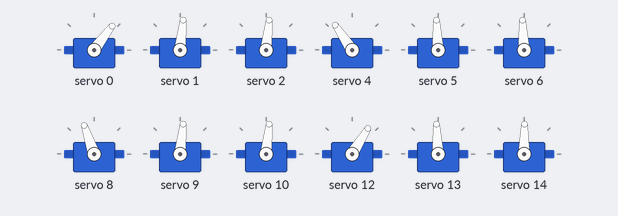
The sketch below on a simulated Arduino Uno, built with avr-gcc and run on an emulated ATmega328P. On the bench: 12 × servo.

Above: at 0.05 s.
At 10.0 s:
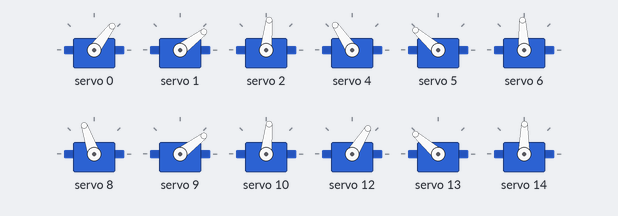
Timing chart, 0 to 13.0 s (numbered marks = the images above):
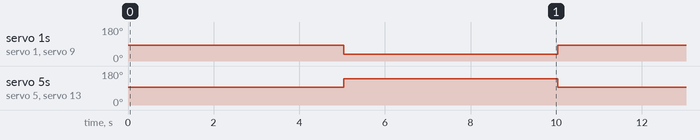

The sketch:

servo_setup.ino
```cpp
#include "PCA9685.h"

//servo servos[12];
servo* servos; //12-servo dynamic array
PCA9685 pwm(12);  //12 servos

void setup() {
  Serial.begin(9600);

  servos  = new servo [12];
  for (int i = 0; i < 12; i++) {
    uint8_t servo_attach = 4 * (i / 3) + (i % 3); //servo_number
    const String limb_loc[4] = {"front_right_", "front_left_", "back_right_", "back_left_"};
    const String limb_part[3] = {"hip", "thigh", "calf"};
    String servo_name = limb_loc[i / 3] + limb_part[i % 3]; //servo_name

    servos[i] = servo(servo_attach, servo_name, 0);
  }
  servos[0].setDisplacement(-35);
  servos[1].setDisplacement(-5);
  servos[2].setDisplacement(-5);
  servos[3].setDisplacement(35);
  servos[4].setDisplacement(5);
  servos[5].setDisplacement(5);
  servos[6].setDisplacement(20);
  servos[7].setDisplacement(-5);
  servos[8].setDisplacement(-5);
  servos[9].setDisplacement(-30);
  servos[10].setDisplacement(5);
  servos[11].setDisplacement(0);

  pwm.begin(servos);
}

void loop() {
  pwm.locateServos();
  pwm.update();
  delay(5000);
  pwm.initServos();
  pwm.update();
  delay(5000);
}
```

PCA9685.cpp
```cpp
#include "PCA9685.h"

servo::servo(uint8_t Servo_num, String Servo_name, float Servo_displacement, float Servo_angle) {
  Number = Servo_num;
  Angle = Servo_angle;
  Displacement = Servo_displacement;
  Name = Servo_name;
}

servo::servo(const servo& old_servo) {
  Number = old_servo.Number;
  Angle = old_servo.Angle;
  Name = old_servo.Name;
}

servo& servo::operator=(const servo& old_servo) {
  if (this == &old_servo)
    return *this;
  else {
    Number = old_servo.Number;
    Angle = old_servo.Angle;
    Name = old_servo.Name;
    return *this;
  }
}

servo& servo::setName(String Servo_name) {
  Name = Servo_name;
  return *this;
}

servo& servo::setServoNum(uint8_t Servo_num) {
  Number = Servo_num;
  return *this;
}

servo& servo::setDisplacement(float Servo_displacement) {
  Displacement = Servo_displacement;
  return *this;
}

servo& servo::setAngle(float Servo_angle) {
  if (Servo_angle == Angle)
    return *this;
  else {
    Angle = Servo_angle;
    AngleChange = true;
    return *this;
  }
}

servo& servo::resumeAngleChange() {
  AngleChange = false;
  return *this;
}

String servo::getName() const {
  return Name;
}

float servo::getAngle() const {
  return Angle;
}

float servo::getDisplacement() const {
  return Displacement;
}

uint8_t servo::getServoNum() const {
  return Number;
}

bool servo::isAngleChange() const {
  return AngleChange;
}

#define MIN_PULSE_WIDTH 510  //us
#define MAX_PULSE_WIDTH 2410 //us
#define SERVO_FREQ 50  // frequency of square waves

PCA9685::PCA9685(uint8_t n): servo_quantity(n) {
  Servos = new servo[servo_quantity];
}

PCA9685::~PCA9685() {
  delete [] Servos;
}

/*void PCA9685::begin(servo servo_set[servo_quantity]) {
  for (int i = 0; i < servo_quantity; i++)
    Servos[i] = servo_set[i];
  pwm.begin();
  pwm.setPWMFreq(SERVO_FREQ);
  delay(10);
  }*/

void PCA9685::begin(servo* servo_set) {
  Servos = servo_set;
  pwm.begin();
  pwm.setPWMFreq(SERVO_FREQ);
  delay(10);
}

void PCA9685::locateServos() {
  for (int i = 0; i < servo_quantity; i++)
    Servos[i].setAngle(0);
}

void PCA9685::initServos() {
  for (int i = 0; i < servo_quantity; i++) {
    if (i % 3 != 1)
      Servos[i].setAngle(0);
  }
  Servos[1].setAngle(-45);
  Servos[4].setAngle(45);
  Servos[7].setAngle(-45);
  Servos[10].setAngle(45);
}

uint16_t angle_to_pulsewidth_(float angle) {
  //angle = -90~90
  int pulsewidth = map(angle, -90, 90, MIN_PULSE_WIDTH, MAX_PULSE_WIDTH);
  return uint16_t(float(pulsewidth) / 1000000 * SERVO_FREQ * 4096);
}

void PCA9685::update() {
  for (int i = 0; i < servo_quantity; i++) {
    if (Servos[i].isAngleChange()) {
      pwm.setPWM(Servos[i].getServoNum(), 0, angle_to_pulsewidth_(Servos[i].getAngle() + Servos[i].getDisplacement()));
      Servos[i].resumeAngleChange();
    }
  }
}
```

PCA9685.h
```cpp
#ifndef PCA9685_H
#define PCA9685_H

#include <Adafruit_PWMServoDriver.h>

class servo;
class PCA9685;

class servo {
  private:
    uint8_t Number;  //the attach number on PCA9685, 0~15
    //real_angle = Angle + Displacement
    float Angle; //-90~90
    float Displacement; //angle displacement
    String Name;
    bool AngleChange = true;
  public:
    servo(uint8_t Servo_num = 16, String Servo_name = "Not_Set", float Servo_displacement = 0, float Servo_angle = 0);
    servo(const servo&);  //copy constructor
    servo& operator=(const servo&); //assignment operator
    servo& setName(String Servo_name); //allow cascaded
    servo& setServoNum(uint8_t Servo_num); //allow cascaded
    servo& setDisplacement(float Servo_displacement);  //allow cascaded
    servo& setAngle(float Servo_angle);  //allow cascaded
    servo& resumeAngleChange();  //allow cascaded
    String getName() const;
    float getAngle() const;
    float getDisplacement() const;
    uint8_t getServoNum() const;
    bool isAngleChange() const;
};

class PCA9685 {
  private:
    //static const uint8_t servo_quantity = 12;
    const uint8_t servo_quantity;
    Adafruit_PWMServoDriver pwm = Adafruit_PWMServoDriver();  //Use default address 0x40.
    //servo Servos[servo_quantity];  //dynamic array to store servos
    servo* Servos; //dynamic array to store servos
  public:
    //PCA9685() {};
    PCA9685(uint8_t );
    ~PCA9685();
    //void begin(servo [servo_quantity]);
    void begin(servo*);
    void locateServos();  //locating limbs
    void initServos();  //initiate limbs
    void update();
};
# endif
```

Measured:
- by itself, servo 1, servo 9: alternates 84° for 5.0 s and 37° for 5.0 s
- by itself, servo 5, servo 13: alternates 139° for 5.0 s and 93° for 5.0 s
